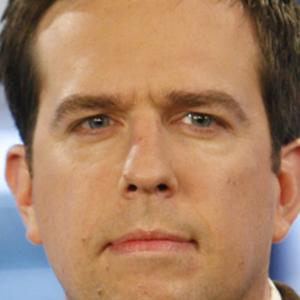
#> input picture Flask_UI/sampleprograms/python/img/faces/eigen-faces/andy-2-face.jpg, 300 x 300 px; its folder holds 4 pictures in this run
$ python make-image-matrix.py
#> lines starting #> are read from the running program, lines starting #| are printed output that depends on the picture
from PIL import Image
import numpy as np
import os

read_path = 'img/faces/eigen-faces/'
entries = os.listdir(read_path)
print(entries)

x = []
for f in entries:
    im = Image.open(read_path + f).convert('LA')
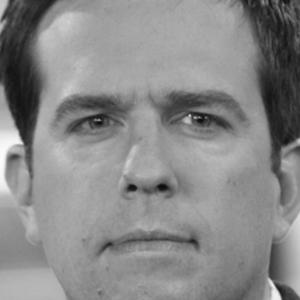
#> im: PIL image 300x300 LA; mean R, G, B, A 136.6, 136.6, 136.6, 255
    np_im = np.array(im)
    #print(np_im.shape)
    im_flat = np_im.ravel()
    #im_flat = im_flat.reshape(im_flat.size, 1)
    x.append(im_flat)
#> pass 2 of the loop `for f in entries:`:
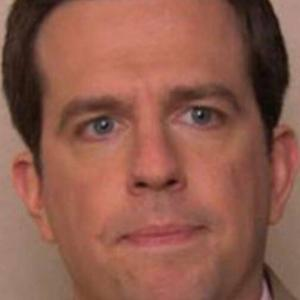
#> input picture Flask_UI/sampleprograms/python/img/faces/eigen-faces/andy-face.jpg, 300 x 300 px
#> `im = Image.open(read_path + f).convert('LA')`:
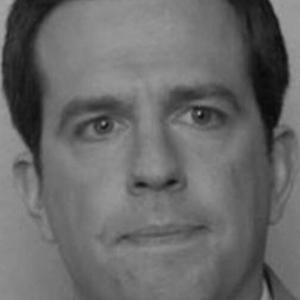
#> im: PIL image 300x300 LA; mean R, G, B, A 105.1, 105.1, 105.1, 255
#> pass 3 of the loop `for f in entries:`:
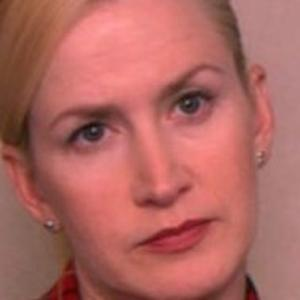
#> input picture Flask_UI/sampleprograms/python/img/faces/eigen-faces/angela-face.jpg, 300 x 300 px
#> `im = Image.open(read_path + f).convert('LA')`:
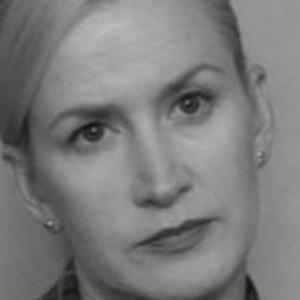
#> im: PIL image 300x300 LA; mean R, G, B, A 124, 124, 124, 255
#> the loop made 4 passes; the first 3 are shown

arr = np.array(x)
print(x)
print(arr)
mat = np.matrix(arr)
cov = mat.dot(mat.T)
